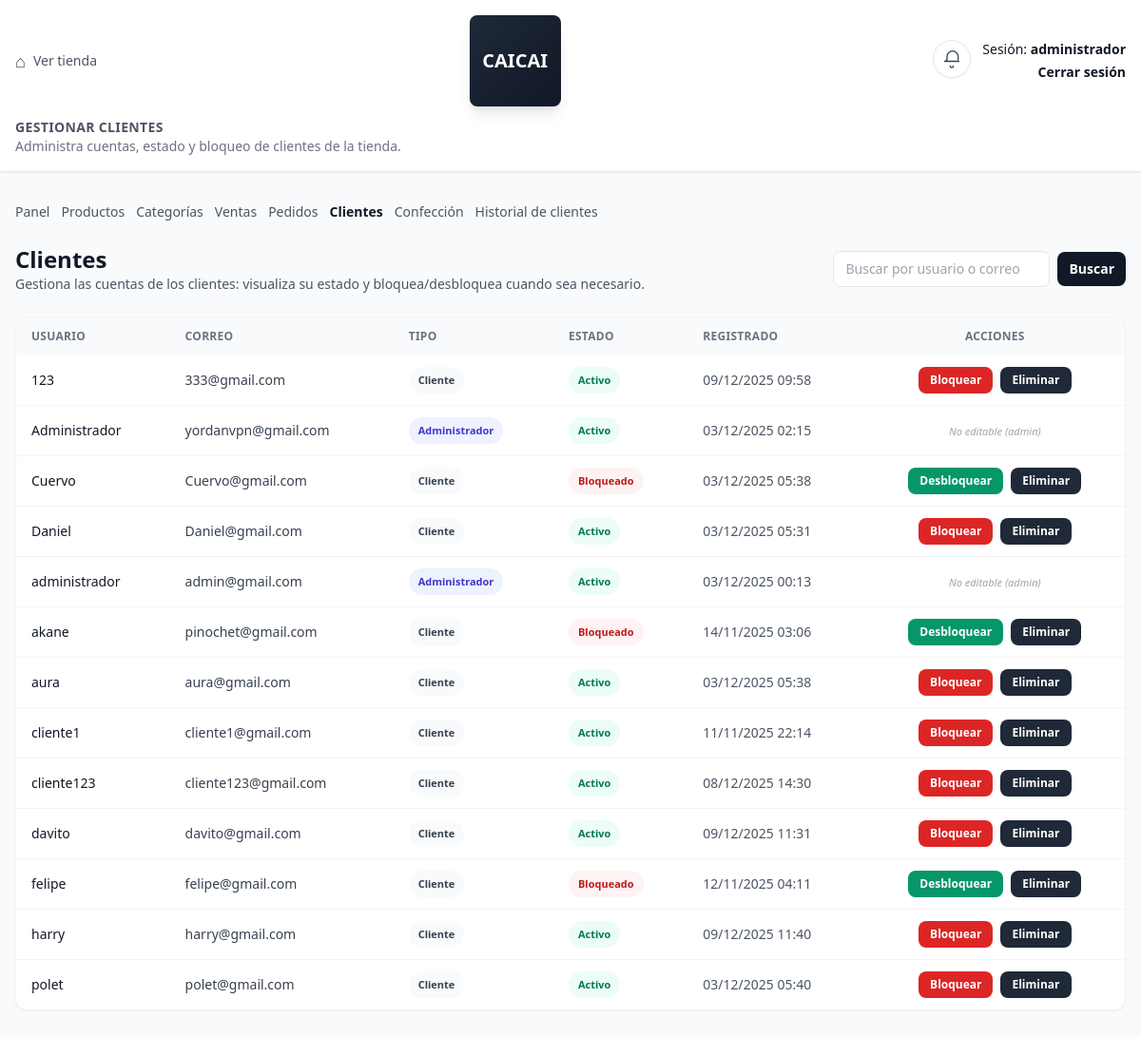
/panel/clientes/ (signed in), run on the app's committed database.
### core/models.py (models this page shows, shortened)
class Cliente(AbstractUser):
    direccion = models.CharField(max_length=255, blank=True, null=True)
    telefono = models.CharField(max_length=20, blank=True, null=True)
    bloqueado = models.BooleanField(default=False)

### core/decorators.py (the view)
    def wrapper(request, *args, **kwargs):
        if 'admin_id' not in request.session:
            return redirect('admin_login')
        return view_func(request, *args, **kwargs)

### core/views.py (called while the page is built)
def _low_stock_threshold(request):
    try:
        value = int(request.session.get('low_stock_threshold', getattr(settings, 'LOW_STOCK_THRESHOLD', 5)))
        return max(1, min(20, value))
    except (TypeError, ValueError):
        return 5

def _low_stock_products(threshold: int):
    qs = Producto.objects.filter(activo=True, stock__lte=threshold).annotate(nombre_display=F('nombre'))
    return list(qs)

def _low_stock_context(request):
    threshold = _low_stock_threshold(request)
    productos = _low_stock_products(threshold)
    return {
        'low_stock_products': productos,
        'low_stock_count': len(productos),
        'low_stock_threshold': threshold,
    }

### core/templates/core/clientes_list.html (shortened to what this page needs)
<!DOCTYPE html>
<html lang="es">
<head>
  <script src="https://cdn.tailwindcss.com"></script>
</head>
<body class="bg-gray-50 text-gray-900">
  <header class="border-b shadow-sm bg-white">
    <div class="max-w-7xl mx-auto px-4 py-4 flex flex-col gap-3">
      <div class="flex items-center justify-between">
        <button
          onclick="window.location.href='{% url 'home' %}'"
          class="flex items-center gap-2 text-gray-600 hover:text-gray-900 text-sm">
          <span class="text-lg">⌂</span>
          <span class="font-medium">Ver tienda</span>
        </button>
        <div class="w-24 h-24 bg-gradient-to-br from-gray-800 to-gray-900 rounded-lg flex items-center justify-center shadow-lg">
          <span class="text-white font-bold text-xl">CAICAI</span>
        </div>
        <div class="flex items-start justify-end gap-3">
          {% include 'core/partials/low_stock_alert.html' %}
          <div class="text-right text-xs sm:text-sm">
            {% if user.is_authenticated %}
              <p>Sesión: <strong>{{ user.username }}</strong></p>
              <p class="mt-1">
                <a href="{% url 'logout_unificado' %}" class="hover:text-gray-700 font-semibold">Cerrar sesión</a>
              </p>
            {% elif request.session.admin_id %}
              <p>Sesión: <strong>Admin</strong></p>
              <p class="mt-1">
                <a href="{% url 'logout_unificado' %}" class="hover:text-gray-700 font-semibold">Cerrar sesión</a>
              </p>
            {% endif %}
          </div>
        </div>
      </div>
      <div class="flex flex-col sm:flex-row sm:items-center sm:justify-between gap-2 text-xs sm:text-sm text-gray-500">
        <div>
          <p class="uppercase tracking-wide font-semibold text-gray-600">Gestionar clientes</p>
          <p>Administra cuentas, estado y bloqueo de clientes de la tienda.</p>
        </div>
      </div>
    </div>
  </header>
  <main class="py-8">
    <div class="max-w-7xl mx-auto px-4 space-y-6">
      <nav class="flex flex-wrap gap-3 text-xs sm:text-sm text-gray-600 mb-6">
        <a href="{% url 'admin_dashboard' %}" class="hover:text-gray-900">Panel</a>
        <a href="{% url 'productos_list' %}" class="hover:text-gray-900">Productos</a>
        <a href="{% url 'categorias_list' %}" class="hover:text-gray-900">Categorías</a>
        <a href="{% url 'ventas_panel' %}" class="hover:text-gray-900">Ventas</a>
        <a href="{% url 'pedidos_list' %}" class="hover:text-gray-900">Pedidos</a>
        <span class="font-semibold text-gray-900">Clientes</span>
        <a href="{% url 'solicitudes_confeccion_list' %}" class="hover:text-gray-900">Confección</a>
        <a href="{% url 'historial_clientes' %}" class="hover:text-gray-900">Historial de clientes</a>
      </nav>
      <div class="flex items-center justify-between">
        <div>
          <h1 class="text-2xl font-bold">Clientes</h1>
          <p class="text-sm text-gray-600">
            Gestiona las cuentas de los clientes: visualiza su estado y bloquea/desbloquea cuando sea necesario.
          </p>
        </div>
        <form method="get" class="flex items-center gap-2">
          <input
            type="text"
            name="q"
            value="{{ search|default:'' }}"
            placeholder="Buscar por usuario o correo"
            class="px-3 py-2 border rounded-lg text-sm focus:outline-none focus:ring-2 focus:ring-gray-300"
          >
          <button type="submit" class="bg-gray-900 text-white px-3 py-2 rounded-lg text-sm font-semibold hover:bg-gray-800">
            Buscar
          </button>
        </form>
      </div>
      <div class="bg-white rounded-xl shadow-sm border border-gray-100 overflow-hidden">
        <div class="overflow-x-auto">
          <table class="min-w-full text-sm">
            <thead class="bg-gray-50 text-xs uppercase tracking-wide text-gray-500">
              <tr>
                <th class="px-4 py-3 text-left">Usuario</th>
                <th class="px-4 py-3 text-left">Correo</th>
                <th class="px-4 py-3 text-left">Tipo</th>
                <th class="px-4 py-3 text-left">Estado</th>
                <th class="px-4 py-3 text-left">Registrado</th>
                <th class="px-4 py-3 text-center">Acciones</th>
              </tr>
            </thead>
            <tbody class="divide-y divide-gray-100">
              {% for c in clientes %}
                <tr>
                  <td class="px-4 py-3">
                    <div class="flex flex-col">
                      <span class="font-medium text-gray-900">{{ c.username }}</span>
                    </div>
                  </td>
                  <td class="px-4 py-3 text-gray-700">
                    {{ c.email }}
                  </td>
                  <td class="px-4 py-3">
                    {% if c.is_staff or c.is_superuser %}
                      <span class="inline-flex px-2.5 py-1 rounded-full text-[11px] font-semibold bg-indigo-50 text-indigo-700">
                        Administrador
                      </span>
                    {% else %}
                      <span class="inline-flex px-2.5 py-1 rounded-full text-[11px] font-semibold bg-gray-50 text-gray-700">
                        Cliente
                      </span>
                    {% endif %}
                  </td>
                  <td class="px-4 py-3">
                    {% if c.bloqueado %}
                      <span class="inline-flex px-2.5 py-1 rounded-full text-[11px] font-semibold bg-red-50 text-red-700">
                        Bloqueado
                      </span>
                    {% else %}
                      <span class="inline-flex px-2.5 py-1 rounded-full text-[11px] font-semibold bg-emerald-50 text-emerald-700">
                        Activo
                      </span>
                    {% endif %}
                  </td>
                  <td class="px-4 py-3 text-gray-600">
                    {% if c.date_joined %}
                      {{ c.date_joined|date:"d/m/Y H:i" }}
                    {% endif %}
                  </td>
                  <td class="px-4 py-3 text-center">
                    {% if c.is_staff or c.is_superuser %}
                      <span class="text-[11px] text-gray-400 italic">
                        No editable (admin)
                      </span>
                    {% else %}
                      <div class="flex flex-wrap gap-2 justify-center">
                        {% if c.bloqueado %}
                          <form action="{% url 'cliente_desbloquear' c.id %}" method="post" class="inline">
                            <button type="submit"
                                    class="inline-flex items-center justify-center px-3 py-1.5 rounded-lg text-xs font-semibold bg-emerald-600 text-white hover:bg-emerald-700">
                              Desbloquear
                            </button>
                          </form>
                        {% else %}
                          <form action="{% url 'cliente_bloquear' c.id %}" method="post" class="inline">
                            <button type="submit"
                                    class="inline-flex items-center justify-center px-3 py-1.5 rounded-lg text-xs font-semibold bg-red-600 text-white hover:bg-red-700">
                              Bloquear
                            </button>
                          </form>
                        {% endif %}
                        <form action="{% url 'cliente_eliminar' c.id %}" method="post" class="inline" id="form-delete-{{ c.id }}">
                          <button type="button"
                                  data-target="form-delete-{{ c.id }}"
                                  data-message="¿Eliminar definitivamente al cliente {{ c.username }}? Esta acción no se puede deshacer."
                                  class="confirm-delete inline-flex items-center justify-center px-3 py-1.5 rounded-lg text-xs font-semibold bg-gray-800 text-white hover:bg-black">
                            Eliminar
                          </button>
                        </form>
                      </div>
                    {% endif %}
                  </td>
                </tr>
              {% empty %}
                <tr>
                  <td colspan="6" class="px-4 py-6 text-center text-gray-500 text-sm">
                    No hay clientes registrados.
                  </td>
                </tr>
              {% endfor %}
            </tbody>
          </table>
        </div>
      </div>
    </div>
  </main>
</body>
</html>

### data on the page
Cliente: username "administrador", email "admin@gmail.com", is_staff "Administrador", bloqueado "Activo", date_joined "03/12/2025 00:13"
Cliente: username "123", email "333@gmail.com", is_staff "Cliente", bloqueado "Activo", date_joined "09/12/2025 09:58"
Cliente: username "Administrador", email "yordanvpn@gmail.com", is_staff "Administrador", bloqueado "Activo", date_joined "03/12/2025 02:15"
Cliente: username "Cuervo", email "Cuervo@gmail.com", is_staff "Cliente", bloqueado "Bloqueado", date_joined "03/12/2025 05:38"
Cliente: username "Daniel", email "Daniel@gmail.com", is_staff "Cliente", bloqueado "Activo", date_joined "03/12/2025 05:31"
Cliente: username "akane", email "pinochet@gmail.com", is_staff "Cliente", bloqueado "Bloqueado", date_joined "14/11/2025 03:06"
Cliente: username "aura", email "aura@gmail.com", is_staff "Cliente", bloqueado "Activo", date_joined "03/12/2025 05:38"
Cliente: username "cliente1", email "cliente1@gmail.com", is_staff "Cliente", bloqueado "Activo", date_joined "11/11/2025 22:14"
Cliente: username "cliente123", email "cliente123@gmail.com", is_staff "Cliente", bloqueado "Activo", date_joined "08/12/2025 14:30"
Cliente: username "davito", email "davito@gmail.com", is_staff "Cliente", bloqueado "Activo", date_joined "09/12/2025 11:31"
Cliente: username "felipe", email "felipe@gmail.com", is_staff "Cliente", bloqueado "Bloqueado", date_joined "12/11/2025 04:11"
Cliente: username "harry", email "harry@gmail.com", is_staff "Cliente", bloqueado "Activo", date_joined "09/12/2025 11:40"
Cliente: username "polet", email "polet@gmail.com", is_staff "Cliente", bloqueado "Activo", date_joined "03/12/2025 05:40"
